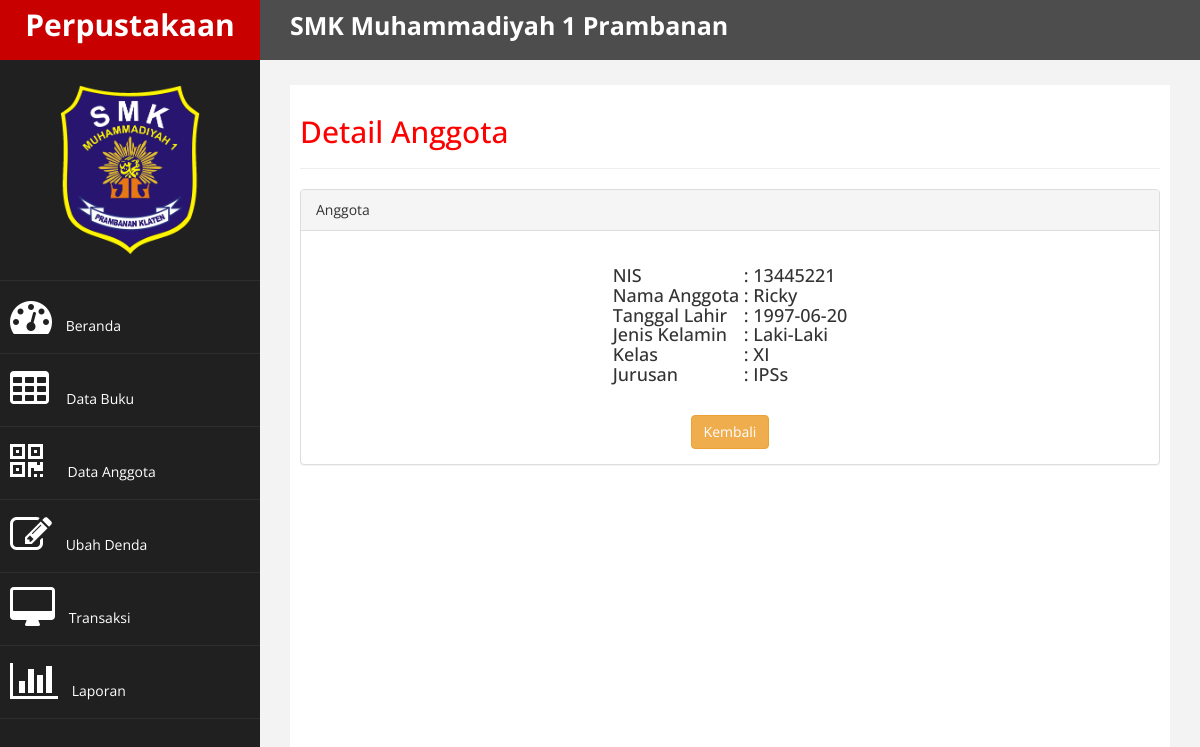
/index.php?act=lihat_anggota&nis=13445221, run on the app's committed database.
### tables this page shows
CREATE TABLE `anggota` (
  `nis` int(20) NOT NULL,
  `nama_anggota` varchar(250) NOT NULL,
  `tgl_lahir` date NOT NULL,
  `jekel` enum('Laki-Laki','Perempuan') NOT NULL,
  `kelas` varchar(7) NOT NULL,
  `jurusan` varchar(25) NOT NULL
);

### lihat_anggota.php (the view, shortened to what this page needs)
<?php
include('koneksi.php');
$nis = $_GET['nis'];
$query = mysqli_query($kon, "select * from anggota where nis='$nis'") or die(mysqli_error());
$data = mysqli_fetch_array($query);
?>
<h2>Detail Anggota</h2>
<hr>
<div class="panel panel-default">
<div class="panel-heading">
    Anggota
</div>
<div class="panel-body">
    <div class="row">
        <div class="col-md-12">
            <h4>
            <table align="center">
                <tr>
                    <td>
                        NIS
                    </td>
                    <td>
                    &nbsp;:&nbsp;
                    </td>
                    <td>
                        <?php echo $data['nis']; ?>
                    </td>
                </tr>
                <tr>
                    <td>
                        Nama Anggota
                    </td>
                    <td>
                    &nbsp;:&nbsp;
                    </td>
                    <td>
                        <?php echo $data['nama_anggota']; ?>
                    </td>
                </tr>
                <tr>
                    <td>
                        Tanggal Lahir
                    </td>
                    <td>
                    &nbsp;:&nbsp;
                    </td>
                    <td>
                        <?php echo $data['tgl_lahir']; ?>
                    </td>
                </tr>
                <tr>
                    <td>
                        Jenis Kelamin
                    </td>
                    <td>
                    &nbsp;:&nbsp;
                    </td>
                    <td>
                        <?php echo $data['jekel']; ?>
                    </td>
                </tr>
                <tr>
                    <td>
                        Kelas
                    </td>
                    <td>
                    &nbsp;:&nbsp;
                    </td>
                    <td>
                        <?php echo $data['kelas']; ?>
                    </td>
                </tr>
                <tr>
                    <td>
                        Jurusan
                    </td>
                    <td>
                    &nbsp;:&nbsp;
                    </td>
                    <td>
                        <?php echo $data['jurusan']; ?>
                    </td>
                </tr>
            </table>
            </h4>
<br>
<div  align="center">
    <input onclick="window.history.back()" type="reset" class="btn btn-warning" value="Kembali">
</div>
</div>
</div>
</div>
</div>

### custom.csss.css (style rules this page uses)
body { font-family: 'Open Sans', sans-serif; }
h2 { color: #f00; }
h4 { padding-top:10px; }

### data on the page
anggota: nis "13445221", nama_anggota "Ricky", tgl_lahir "1997-06-20", jekel "Laki-Laki", kelas "XI", jurusan "IPSs"
